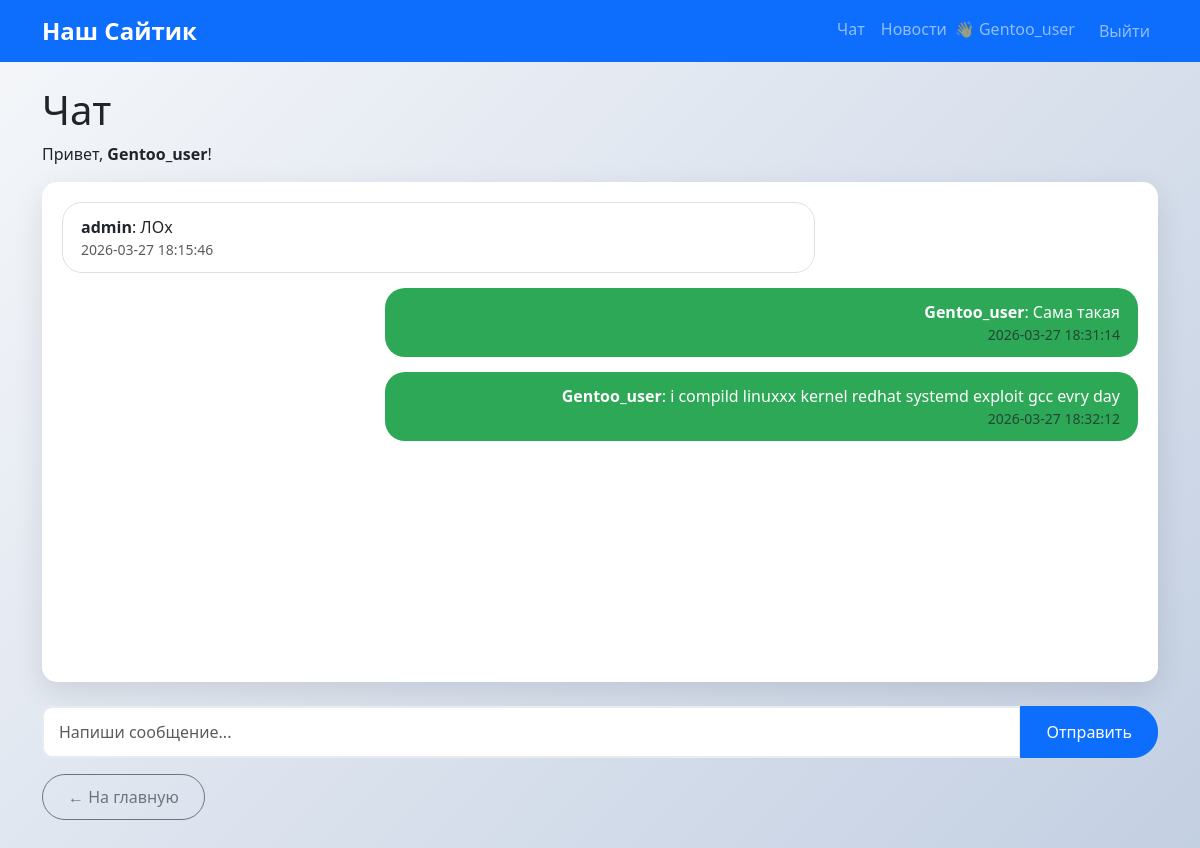
Screenshot of /chatroom (signed in) with the database file from the repository.
### tables this page shows
CREATE TABLE Messages(
        id INTEGER PRIMARY KEY,
        username TEXT NOT NULL,
        message TEXT NOT NULL,
        timestamp DATETIME DEFAULT CURRENT_TIMESTAMP,
        FOREIGN KEY (username) REFERENCES User (username)
    );

### flask_app.py (the view)
@app.route("/chatroom", methods=["POST", "GET"])
def chatroom():
    username = flask.session.get("username")
    if not username:
        return flask.redirect(flask.url_for("login"))
    if flask.request.method == "POST":
        message = flask.request.form["message"]
        database.WriteMessage(username, message)
    messages = database.FetchMessages()
    return flask.render_template("chatroom.html", logged=username, messages=messages)

### database.py (called while the page is built)
def get_connection():
    return sqlite3.connect(db_name)

def FetchMessages(LIMIT=50):
    Con = get_connection()
    Cur = Con.cursor()
    Cur.execute(
        "SELECT username, message, timestamp FROM Messages ORDER BY timestamp DESC LIMIT ?",
        (LIMIT,),
    )
    messages = Cur.fetchall()
    Con.close()
    return reversed(messages)  # chronoligcal order since fuck u timestamps

### flask_app.py (called while the page is built)
@app.context_processor
def inject_user_info():
    return {
        'logged': flask.session.get('username'),
        'roles': flask.session.get('roles', [])
    }

@app.before_request
def log_session():
    print(f"REQUEST {flask.request.path}: session.username={flask.session.get('username')}")

### templates/chatroom.html (shortened to what this page needs)
{% extends "base.html" %}
{% block content %}
<div class="row">
    <div class="col-12">
        <h1>Чат</h1>
        <p>Привет, <strong>{{ logged }}</strong>!</p>
    </div>
</div>
<div class="row">
    <div class="col-12">
        <div class="chat-messages">
            {% if messages %}
                {% for username, message, timestamp in messages %}
                    <div class="msg-bubble {{ 'your-msg' if username == logged else 'other-msg' }}">
                        <strong>{{ username }}</strong>: {{ message }}
                        <small class="d-block text-muted">{{ timestamp }}</small>
                    </div>
                {% endfor %}
            {% else %}
                <p class="text-center text-muted py-5">Нет сообщений. Напиши первое!</p>
            {% endif %}
        </div>
    </div>
</div>
<form method="post" class="input-group mt-4">
    <input type="text" name="message" class="form-control" placeholder="Напиши сообщение..." required>
    <button class="btn btn-primary" type="submit">Отправить</button>
</form>
<a href="{{ url_for('main') }}" class="btn btn-outline-secondary mt-3">← На главную</a>
{% endblock %}

### static/css/custom.css (style rules this page uses)
:root { --primary-color: #2da856; --secondary-color: #6c757d; --success-color: #198754; }
body { background: linear-gradient(135deg, #f5f7fa 0%, #c3cfe2 100%); min-height: 100vh; font-family: 'Segoe UI', Tahoma, Geneva, Verdana, sans-serif; }
.chat-messages { background: white; border-radius: 15px; box-shadow: 0 10px 30px rgba(0,0,0,0.1); height: 500px; overflow-y: auto; padding: 20px; }
.msg-bubble { margin-bottom: 15px; padding: 12px 18px; border-radius: 20px; max-width: 70%; word-wrap: break-word; }
.your-msg { background: var(--primary-color); color: white; margin-left: auto; text-align: right; }
.other-msg { background: white; border: 1px solid #e0e0e0; }
.btn { border-radius: 25px; padding: 10px 25px; font-weight: 500; }
.form-control { border-radius: 10px; border: 2px solid #e9ecef; padding: 12px 15px; }

### rows the page displays
Messages: username "admin", message "ЛОх", timestamp "2026-03-27 18:15:46"
Messages: username "Gentoo_user", message "Сама такая", timestamp "2026-03-27 18:31:14"
Messages: username "Gentoo_user", message "i compild linuxxx kernel redhat systemd exploit gcc evry day", timestamp "2026-03-27 18:32:12"

### other values shown
{{ logged or session.username or 'Гость' }} "Gentoo_user"
{{ logged }} "Gentoo_user"
